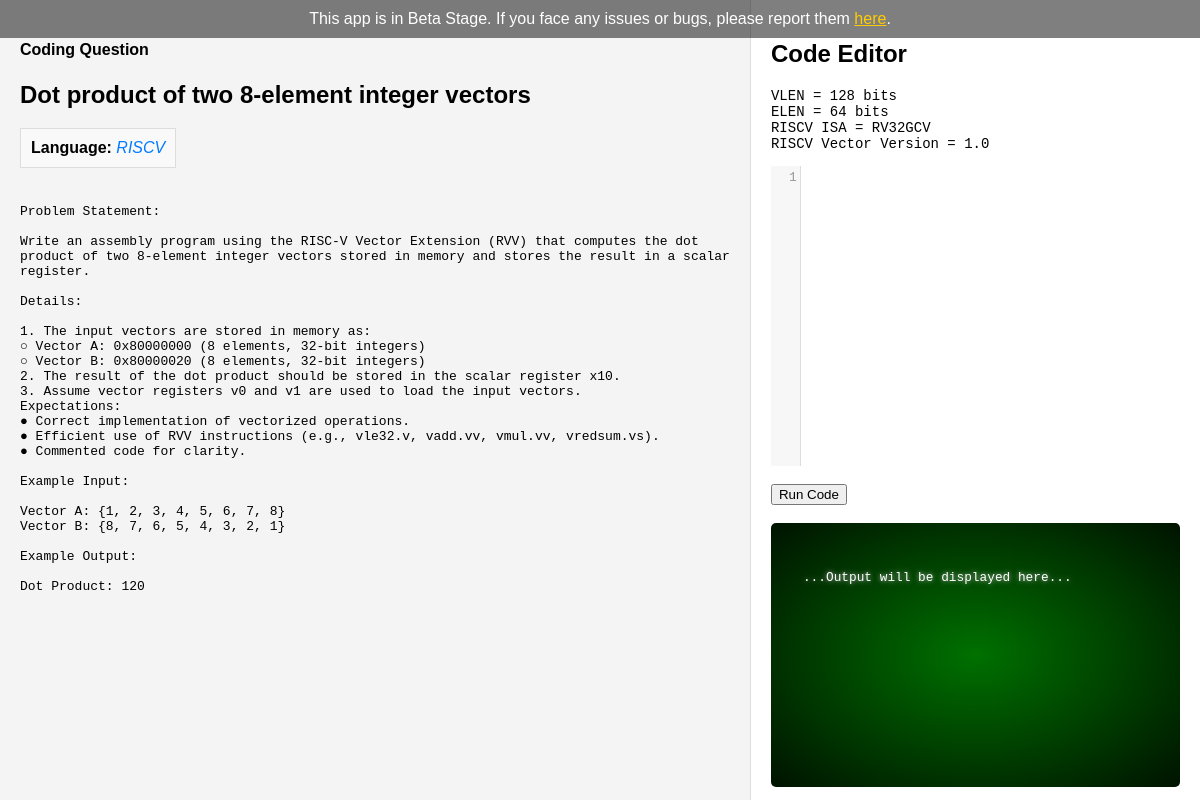
Page /rvcodehub/questions/1/ (signed in) on the committed database.
### questions/models.py (models this page shows, shortened)
class Question(models.Model):
    title = models.CharField(max_length=100, default='Untitled Question')
    question = models.TextField()
    question_group = models.ForeignKey(QuestionGroup, on_delete=models.CASCADE)
    language = models.ForeignKey(Languages, on_delete=models.CASCADE, default=1)
    test_case = models.TextField(blank=True, null=True)
    answer_template = models.TextField(blank=True, null=True)

### core/models.py (models this page shows)
class Languages(models.Model):
    name = models.CharField(max_length=100)
    def __str__(self):
        return self.name

### questions/views.py (the view)
# urls.py: path('<int:question_id>/', question, name='question'),
@login_required
def question(request, question_id):
    question = Question.objects.get(id=question_id)
    user = request.user
    context = {
        'question': question,
        'user': user
    }
    return render(request, 'question.html', context)

### templates/question.html (shortened to what this page needs)
{% load static %}
<!DOCTYPE html>
<html lang="en">
<head>
</head>
<body>
    <div class="beta-banner">
        This app is in Beta Stage. If you face any issues or bugs, please report them <a href="{% url 'pages:bug_report' %}">here</a>.
    </div>
    <div class="pane left-pane">
        <h4>Coding Question</h4>
        <h2>{{ question.title }}</h2>
        <div style="display: inline-block; border: 1px solid #ddd; padding: 10px; background-color: #f9f9f9; margin-bottom: 20px;">
            <p style="margin: 0; white-space: nowrap;"><strong>Language:</strong> <span style="font-style: italic; color: #007bff;">{{ question.language }}</span></p>
        </div>
        <p><pre><code>{{ question.question }}</code></pre></p>
    </div>
    <div class="pane right-pane">
        <h2>Code Editor</h2>
        {% if question.language.name == "RISCV" %}
            <p style="font-family: monospace; font-size: 14px;">
                VLEN = 128 bits <br> ELEN = 64 bits <br> RISCV ISA = RV32GCV <br> RISCV Vector Version = 1.0
            </p>
        {% endif %}
        <br>
        <button id="run-code">Run Code</button>
        <br> <br>
        <div class="col-md-12 bordered-box" id="output-box">
            <pre><output id="output-drop">
...Output will be displayed here...
            </output></pre>
          </div>
    </div>
</body>
<link rel="stylesheet" href="{% static 'codemirror/codemirror-5.65.0/theme/eclipse.css' %}">
<link rel="stylesheet" href="{% static 'codemirror/codemirror-5.65.0/lib/codemirror.css' %}">
</html></div>

### templates/question.html (style rules this page uses)
html { position: relative; }
html::before { content: ''; position: absolute; top: 0; left: 0; width: 100%; height: 100%; background: rgba(255, 255, 255, 0); pointer-events: none; z-index: 1000; }
body { display: flex; height: 100vh; margin: 0; font-family: Arial, sans-serif; }
.pane { flex: 1; padding: 20px; box-sizing: border-box; }
.left-pane { background-color: #f4f4f4; border-right: 1px solid #ddd; }
.right-pane { background-color: #fff; }
#output-box { background-color: black; background-image: radial-gradient(rgba(0, 150, 0, 0.75), black 120%); max-height: 25vh; height: 25vh; min-height: 25vh; margin: 0; overflow: hidden; padding: 2rem; color: white; font: 0.8rem Inconsolata, monospace; text-shadow: 0 0 5px #C8C8C8; border-radius: 5px; overflow-x: scroll; overflow-y: scroll; }
#output-box pre { margin: 0; }
.beta-banner { background-color: rgba(0, 0, 0, 0.5); color: #ffffff; text-align: center; padding: 10px 0; position: fixed; width: 100%; top: 0; z-index: 1000; }
.beta-banner a { color: #ffcc00; text-decoration: underline; }

### rows in the picture
Question: title "Dot product of two 8-element integer vectors", language "RISCV", question "Problem Statement: Write an assembly program using the RISC-V Vector Extension (RVV) that computes the dot product of two 8-element integer vectors stored in memory and stores the result in a scalar register. Details: 1. The input vectors are stored in memory as: ○ Vector A: 0x80000000 (8 elements, 32-bit integers) ○ Vector B: 0x80000020 (8 elements, 32-bit integers) 2. The result of the dot product should be stored in the scalar register x10. 3. Assume vector registers v0 and v1 are used to load the input vectors. Expectations: ● Correct implementation of vectorized operations. ● Efficient use of RVV instructions (e.g., vle32.v, vadd.vv, vmul.vv, vredsum.vs). ● Commented code for clarity.…"
